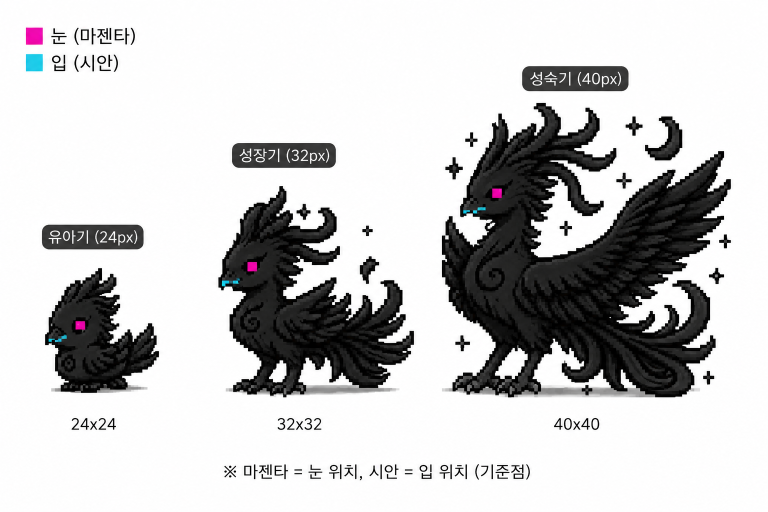
#> input picture tool/refs/삼족오_눈입.png, 1536 x 1024 px, found by its file name (shown at 1/2 size)
$ python dump_reference_art.py
#> lines starting #> are read from the running program, lines starting #| are printed output that depends on the picture; after the words box and inside, x2 and y2 are one past the last pixel; in counts of white or black regions, pixels touching at a corner belong together
#> in main, arr is the input picture: shape (1024, 1536, 3); mean R, G, B 201.8, 201.5, 201.8
# -*- coding: utf-8 -*-
"""레퍼런스 이미지(설화 영물 마커 아트)에서 도트 아트를 추출.

각 레퍼런스(tool/refs/{종}_눈입.png — APK 번들 제외를 위해 assets/ 밖)는
3스테이지(유아기·성장기·성숙기)가
좌→우로 나열돼 있고, 사용자가 눈=마젠타(#FF00FF)·입=시안(#00FFFF) 마커를
직접 찍어 두었다. 실루엣과 눈/입 좌표가 같은 이미지에서 나오므로
자동 눈 검출의 오검출·잔상 문제가 원천적으로 없다.

처리 순서 (스테이지별):
  1. 연결요소 분석으로 3마리를 분리 → 본체(최대 컴포넌트)만 크롭
     (범례 스와치·라벨 텍스트·떠 있는 장식은 자동 제외)
  2. 마커 픽셀을 주변 캐릭터 색으로 메꿔 잔상 제거 (inpaint)
  3. 목표 격자로 축소 → 종 고정 5색 팔레트로 양자화
  4. 마커 마스크를 같은 변환으로 축소해 눈 rect·입 좌표 산출

출력: tool/hidden_species_art.py  (HIDDEN_ART / HIDDEN_PALETTE)
사용: python tool/dump_reference_art.py
"""

import os
import numpy as np
from PIL import Image
from scipy import ndimage
from scipy.cluster.vq import kmeans2

# 종 → (경로, 좌우반전 여부). 게임 펫은 전부 왼쪽을 본다(사신수와 통일).
# 마커 레퍼런스는 전부 왼쪽을 보고 그려져 반전 불필요.
SPECIES = {
    "samjoko": ("tool/refs/삼족오_눈입.png", False),
    "gumiho": ("tool/refs/구미호_눈입.png", False),
    "moonrabbit": ("tool/refs/달토기_눈입.png", False),
    "haetae": ("tool/refs/해테_눈입.png", False),
    "dokkaebi": ("tool/refs/도깨비_눈입.png", False),
    "hwangryong": ("tool/refs/황룡_눈입.png", False),
    # 동물 영물(2차) — 전부 왼쪽을 봄(반전 불필요)
    "bear": ("tool/refs/곰_눈입.png", False),
    "otter": ("tool/refs/수달_눈입.png", False),
    "owl": ("tool/refs/수리부엉이_눈입.png", False),
    "crane": ("tool/refs/두루미_눈입.png", False),
}

# 스테이지별 목표 격자 (유아기 32 / 성장기 36 / 성숙기 56 — 기존 규칙)
STAGE_SIZES = [32, 36, 56]

# 종별 얼굴(눈) 대략 위치 (fx, fy) 0~1 — 마커가 없을 때만 쓰는 폴백.
EYE_HINT = {
    "samjoko": (0.30, 0.30),
    "gumiho": (0.30, 0.32),
    "moonrabbit": (0.40, 0.34),
    "haetae": (0.32, 0.36),
    "dokkaebi": (0.42, 0.30),
    "hwangryong": (0.30, 0.30),
    "bear": (0.35, 0.30),
    "otter": (0.30, 0.30),
    "owl": (0.38, 0.32),
    "crane": (0.32, 0.20),
}

# 수동 지정 폴백 — 마커 검출이 실패한 키만 여기에 적는다 (마커가 우선).
EYE_OVERRIDE = {}
MOUTH_OVERRIDE = {}

# 수동 eye_clear 추가 — 자동 검출이 놓친 눈 옆 어두운 잔상을 얼굴색으로 지운다.
# {키: [(x, y, w, h)]}. eye_clear는 rect 내부를 주변 피부색으로 채운 뒤 눈을
# 다시 그리므로, 눈 rect를 사방 1칸 넓히면 눈 주위 1칸이 피부색으로 정리된다.
# 유아기(bear1·otter1·crane1)는 눈 주위 잔상이 남아 눈 rect+1칸을 피부색으로.
EYE_CLEAR_ADD = {
    "bear1": [(3, 13, 5, 5), (13, 13, 5, 5)],
    "otter1": [(3, 13, 5, 5), (13, 13, 5, 5)],
    # 두루미: 눈 rect+1칸을 흰 얼굴로 (유아기 눈 왼쪽 이동+오른쪽 확장에 맞춘 링)
    "crane1": [(12, 5, 5, 5)],
    "crane2": [(14, 3, 4, 5)],
    "crane3": [(19, 3, 3, 5)],
}

# 마커 눈 rect 미세보정 — {키: [(눈 인덱스, dx, dy, dw, dh)]}
# 인덱스는 좌→우 정렬 기준 (0=왼눈, 1=오른눈). 사용자 검수 반영.
EYE_TWEAK = {
    "gumiho3": [(0, 0, -1, 0, 1),        # 양눈 위로 1칸 확장
                (1, 0, -1, 0, 1)],
    "dokkaebi1": [(0, 0, 0, 0, 1)],      # 왼눈 아래로 1칸 확장
    "haetae2": [(1, 0, -1, 0, 1)],       # 오른눈 위로 1칸 확장
    "hwangryong1": [(1, -1, 0, 0, 0),    # 오른눈 왼쪽으로 1칸 이동
                    (0, 0, 0, 0, 1)],    # 왼눈 아래로 1칸 확장
    "hwangryong2": [(0, 0, -1, 0, 1)],   # 왼눈 위로 1칸 확장
    "hwangryong3": [(0, 0, -1, 0, 1)],   # 왼눈 위로 1칸 확장
    # ── 동물 영물(2차) 사용자 검수 반영 ──
    # 곰: 유아기 왼눈 위·오른눈 오른위 / 성장기 양눈 위 / 성숙기 양눈 오른위
    "bear1": [(0, 0, -1, 0, 1),          # 왼눈 위로 확장
              (1, 0, -1, 1, 1)],         # 오른눈 오른쪽+위로 확장
    "bear2": [(0, 0, -1, 0, 1),          # 양눈 위로 확장
              (1, 0, -1, 0, 1)],
    "bear3": [(0, 0, -1, 1, 1),          # 양눈 오른쪽+위로 확장
              (1, 0, -1, 1, 1)],
    # 수달: 전 스테이지 양눈 왼쪽+위로 확장
    "otter1": [(0, -1, -1, 1, 1), (1, -1, -1, 1, 1)],
    "otter2": [(0, -1, -1, 1, 1), (1, -1, -1, 1, 1)],
    "otter3": [(0, -1, -1, 1, 1), (1, -1, -1, 1, 1)],
    # 부엉이: 전 스테이지 양눈 왼쪽+위로 확장
    "owl1": [(0, -1, -1, 1, 1), (1, -1, -1, 1, 1)],
    "owl2": [(0, -1, -1, 1, 1), (1, -1, -1, 1, 1)],
    "owl3": [(0, -1, -1, 1, 1), (1, -1, -1, 1, 1)],
    # 두루미(옆모습 1눈): 유아기 왼쪽 이동+오른쪽 확장 / 성장기 위로 / 성숙기 왼쪽+위로 확장
    "crane1": [(0, -1, 0, 1, 0)],
    "crane2": [(0, 0, -1, 0, 1)],
    "crane3": [(0, -1, -1, 1, 1)],
}

OUTPUT_PATH = os.path.join("tool", "hidden_species_art.py")


def luminance(rgb):
    r, g, b = rgb[..., 0], rgb[..., 1], rgb[..., 2]
    return (0.2126 * r + 0.7152 * g + 0.0722 * b) / 255.0


def marker_masks(arr):
    """눈(마젠타)·입(시안) 마커 픽셀 마스크.

    캐릭터 아트에 있는 분홍 볼터치/붉은 피부는 g가 높거나 b가 낮아
    걸리지 않도록 채도 높은 순색만 잡는다.
    """
    r = arr[..., 0].astype(int)
    g = arr[..., 1].astype(int)
    b = arr[..., 2].astype(int)
    eye = (r > 170) & (b > 170) & (g < 110)
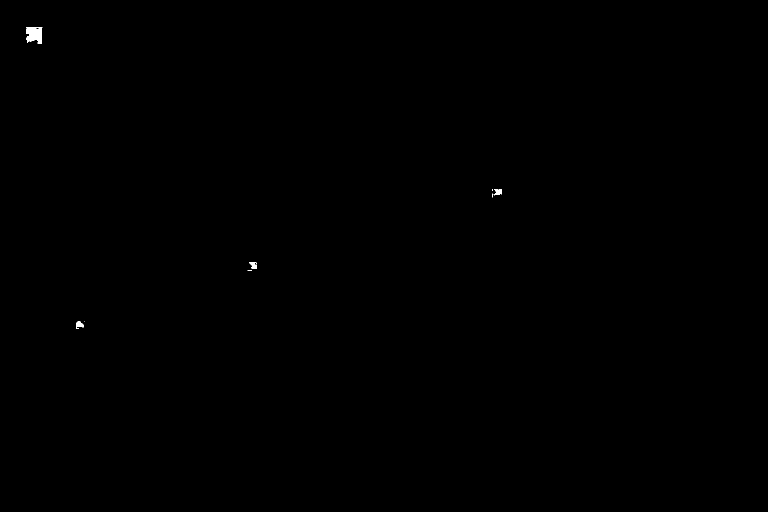
#> eye: shape (1024, 1536) bool (shown at 1/2 size); 0.08% white; 11 white regions (7 under 20 px), largest, box (x1, y1, x2, y2) and area: (52, 55, 85, 88) 821, (987, 378, 1003, 391) 142, (152, 643, 167, 656) 128, (498, 525, 513, 538) 120
    mouth = (g > 170) & (b > 170) & (r < 110)
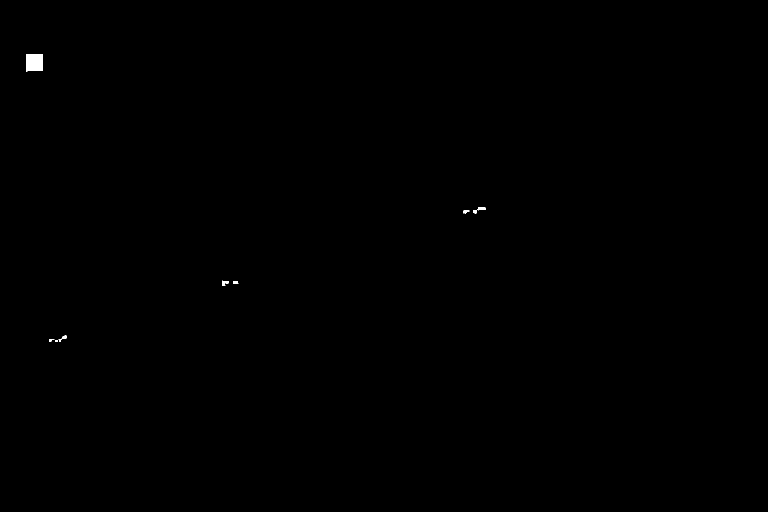
#> mouth: shape (1024, 1536) bool (shown at 1/2 size); 0.1% white; 10 white regions (1 under 20 px), largest, box (x1, y1, x2, y2) and area: (52, 108, 85, 143) 1123, (444, 561, 458, 572) 99, (955, 415, 971, 421) 73
    return eye, mouth


def blend_masks(arr):
    """마커 주변 안티앨리어싱 번짐(마젠타/시안 계열)까지 넓게 잡은 마스크.

    inpaint 전용 — 좌표 산출에는 쓰지 않는다. 캐릭터 고유의 분홍 볼터치·
    붉은 갈기 등은 g/b 비율 조건에 걸리지 않아 보존된다.
    """
    r = arr[..., 0].astype(int)
    g = arr[..., 1].astype(int)
    b = arr[..., 2].astype(int)
    eyeish = (r > 110) & (b > 100) & (g < r - 40) & (g < b - 30)
    mouthish = (g > 110) & (b > 110) & (r < g - 40) & (r < b - 30)
    return eyeish | mouthish


def content_mask(arr):
    """비배경(펫) 마스크.

    배경 = "코너색 근방인 밝은 영역 중 이미지 테두리에 연결된 것"만.
    → 흰 토끼 몸통처럼 아웃라인으로 둘러싸인 내부 밝은 영역은 배경에서
       제외돼 보존된다 (흰 피사체가 흰 배경에 사라지던 문제 해결).
    """
    corners = np.concatenate([
        arr[:8, :8].reshape(-1, 3), arr[:8, -8:].reshape(-1, 3),
        arr[-8:, :8].reshape(-1, 3), arr[-8:, -8:].reshape(-1, 3),
    ]).mean(axis=0)
#> corners = [254, 254, 254.2]
    dist = np.sqrt(((arr.astype(int) - corners) ** 2).sum(axis=2))
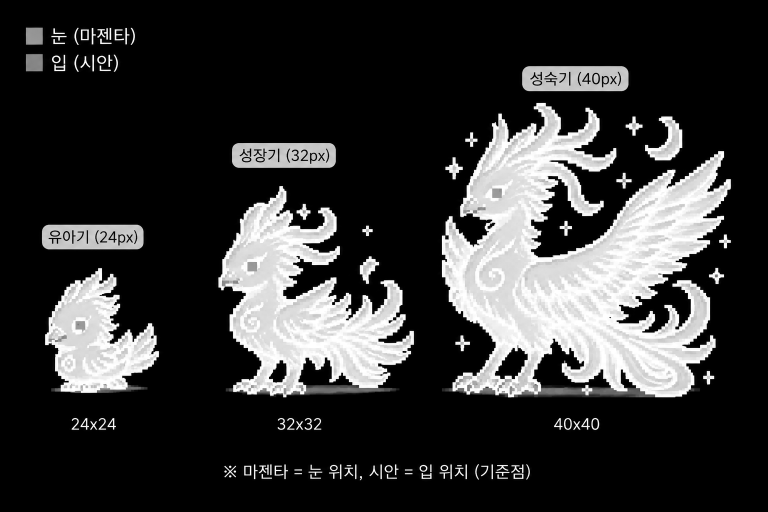
#> dist: shape (1024, 1536) float64 (shown at 1/2 size); min 0.203, max 440, mean 91.4; drawn with min black and max white
    light = (dist < 36) | (arr.min(axis=2) > 236)  # 배경 후보(밝은 영역)
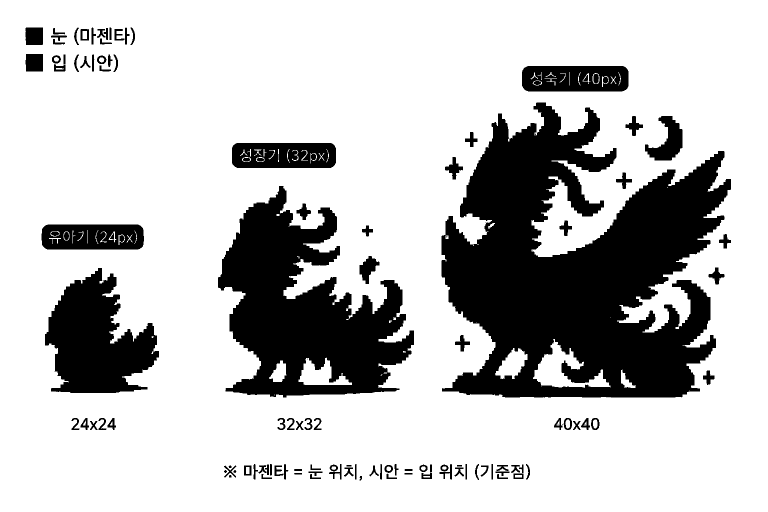
#> light: shape (1024, 1536) bool (shown at 1/2 size); 76.1% white; 124 black regions (11 under 20 px), largest, box (x1, y1, x2, y2) and area: (883, 205, 1462, 795) 202250, (436, 372, 828, 795) 87623, (90, 536, 318, 786) 34788

    # 테두리에 연결된 light 성분만 실제 배경
    labeled, n = ndimage.label(light)
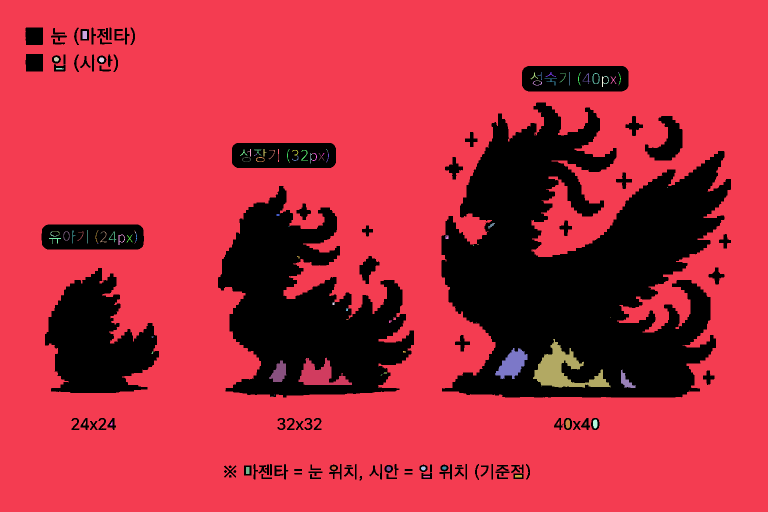
#> labeled: shape (1024, 1536) int32 (shown at 1/2 size); 118 distinct labels, from 0 to 117; one colour per label, 0 black
#> n = 117
    border = set(np.unique(np.concatenate([
        labeled[0, :], labeled[-1, :], labeled[:, 0], labeled[:, -1],
    ])))
#> border = 1 item
    border.discard(0)
    bg = np.isin(labeled, list(border))
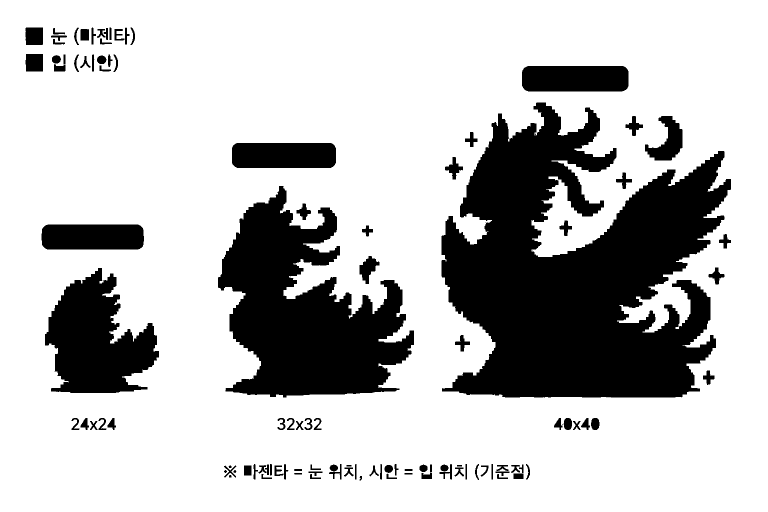
#> bg: shape (1024, 1536) bool (shown at 1/2 size); 75.1% white; 114 black regions (6 under 20 px), largest, box (x1, y1, x2, y2) and area: (883, 205, 1462, 795) 210747, (436, 372, 828, 795) 91643, (90, 536, 318, 786) 34814
    return ~bg
#> (the rest of the program and of its run is left out)
